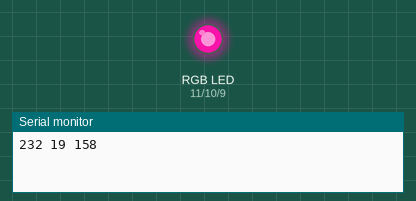
The sketch below on a simulated Arduino Uno, built with avr-gcc and run on an emulated ATmega328P. Shown: an RGB LED mixed from three pins (HIGH = lit), the last lines printed to the serial monitor. Dim RGB values are drawn brighter than linear; random numbers use the default seed unless the sketch sets one.

Above: at 0.1 s.
At 4.1 s:
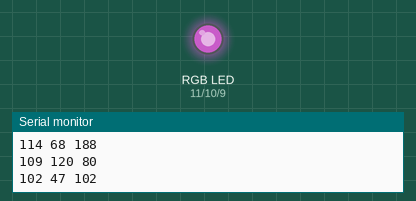
At 9.1 s:
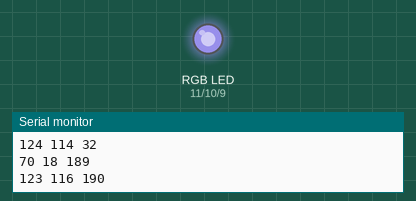
At 19.1 s:
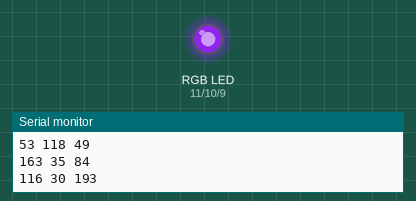
At 28.1 s:
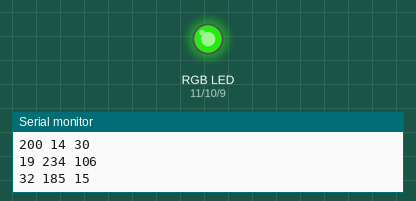
At 38.1 s:
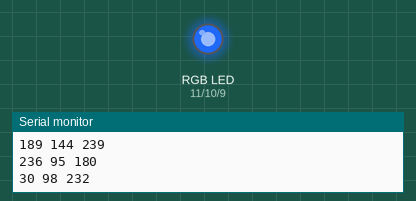
Timing chart, 0 to 40.0 s (numbered marks = the images above):
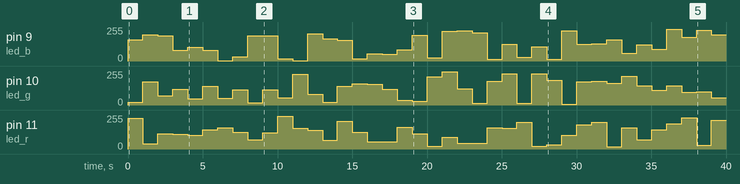

The sketch:

analog_rgb_led_exam.ino
```cpp
int led_r = 11;
int led_g = 10;
int led_b = 9;

void setup() {
  // put your setup code here, to run once:
  Serial.begin(9600);
  pinMode(led_r, OUTPUT);
  pinMode(led_g, OUTPUT);
  pinMode(led_b, OUTPUT);
}

void loop() {
  // put your main code here, to run repeatedly:
  int rand_r = random(255);
  int rand_g = random(255);
  int rand_b = random(255);

  analogWrite(led_r,rand_r);
  analogWrite(led_g,rand_g);
  analogWrite(led_b,rand_b);
  Serial.print(String(rand_r)+" "+String(rand_g)+" "+String(rand_b)+"\n");
  delay(1000);
}
```

Measured:
- by itself, pin 9 (led_b): 0/255 → 158/255 at 0.00 s, → 197/255 1.0 s later, → 188/255 1.0 s later, → 80/255 1.0 s later, … (40 changes in this stretch)
- by itself, pin 10 (led_g): 0/255 → 19/255 at 0.00 s, → 175/255 1.0 s later, → 68/255 1.0 s later, → 120/255 1.0 s later, … (40 changes in this stretch)
